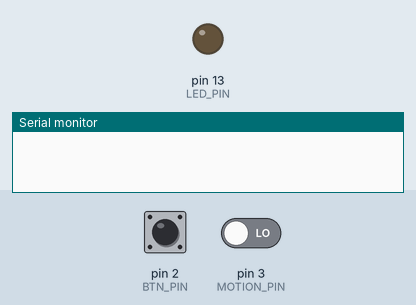
A sketch run on a simulated Arduino Uno, built with avr-gcc and run on an emulated ATmega328P. Parts: output pins drawn as LEDs (lit = HIGH), the last lines printed to the serial monitor. The inputs (shaded band) are chosen by the test bench; at power-on: pin 2 (BTN_PIN) HIGH, pin 3 (MOTION_PIN) LOW.

Above: at 1.2 s.
1.3 s: pin 2 (BTN_PIN) pulled LOW for 0.15 s
At 1.8 s:
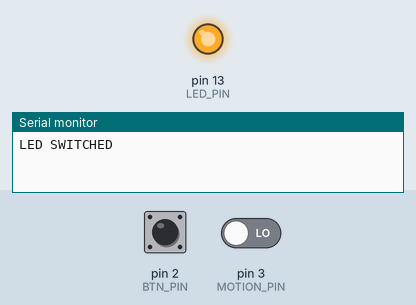
2.9 s: pin 3 (MOTION_PIN) driven HIGH
4.4 s: pin 2 (BTN_PIN) pulled LOW for 1 s
At 6.6 s:
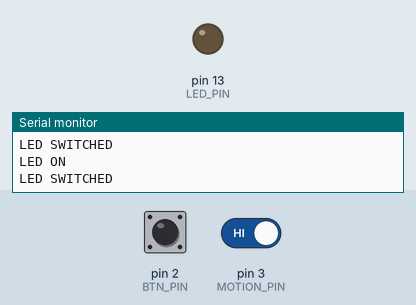
6.9 s: pin 2 (BTN_PIN) pulled LOW for 3.2 s
At 11.3 s:
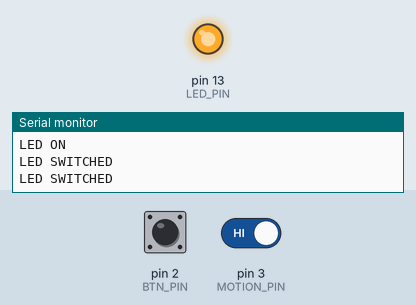
11.6 s: pin 3 (MOTION_PIN) driven LOW
At 12.5 s:
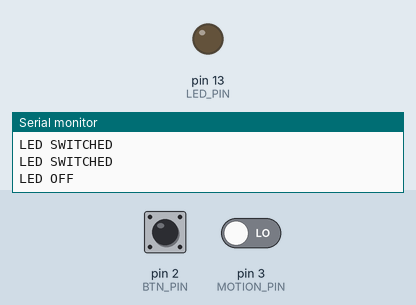
Timing chart, 0 to 14.1 s (numbered marks = the images above; inputs shaded):
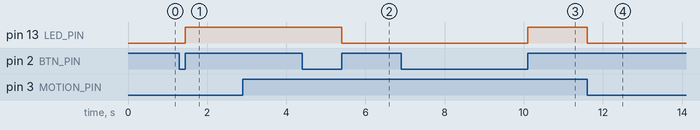

The sketch:

TaskM1_T3C.ino
```cpp
const uint8_t BTN_PIN = 2;
const uint8_t LED_PIN = 13;
const uint8_t MOTION_PIN = 3;

uint8_t buttonPrevState = LOW;
uint8_t ledState = LOW;

void setup()
{
  pinMode(BTN_PIN, INPUT_PULLUP);
  pinMode(MOTION_PIN, INPUT);
  pinMode(LED_PIN, OUTPUT);

  attachInterrupt(digitalPinToInterrupt(BTN_PIN), toggleBtn, CHANGE);
  attachInterrupt(digitalPinToInterrupt(MOTION_PIN), toggleMotion, CHANGE);


  Serial.begin(9600);
}

uint8_t buttonState;
uint8_t motionValue;

void loop()
{

}

void toggleBtn(){
  buttonState = digitalRead(BTN_PIN);

  if(buttonState != buttonPrevState)
  {
    ledState = !ledState;
    digitalWrite(LED_PIN, ledState);
    Serial.println("LED SWITCHED");
  }
}

void toggleMotion(){
  motionValue = digitalRead(MOTION_PIN);

  if(motionValue == true){
    digitalWrite(LED_PIN, true);
    Serial.println("LED ON");
  } else{
    digitalWrite(LED_PIN, false);
    Serial.println("LED OFF");
  }
}
```

Measured:
- after the input at 1.3 s, pin 13 (LED_PIN): LOW → HIGH after 0.15 s
- after the input at 4.4 s, pin 13 (LED_PIN): HIGH → LOW after 1.0 s
- after the input at 6.9 s, pin 13 (LED_PIN): LOW → HIGH after 3.2 s
- after the input at 11.6 s, pin 13 (LED_PIN): HIGH → LOW at once
